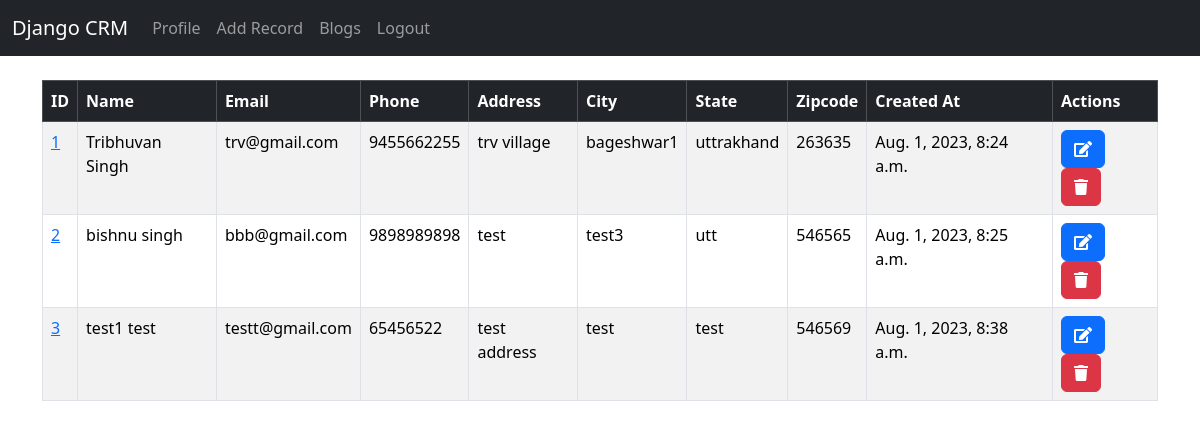
The app's page / (signed in) with its own data.
### website/models.py (models this page shows, shortened)
class Record(models.Model):
	created_at = models.DateTimeField(auto_now_add=True)
	first_name = models.CharField(max_length=50)
	last_name =  models.CharField(max_length=50)
	email =  models.CharField(max_length=100)
	phone = models.CharField(max_length=15)
	address =  models.CharField(max_length=100)
	city =  models.CharField(max_length=50)
	state =  models.CharField(max_length=50)
	zipcode =  models.CharField(max_length=20)

### website/views.py (the view)
# urls.py: 2. Add a URL to urlpatterns:  path('', views.home, name='home')
def home(request):
	records = Record.objects.all()
	if request.method == 'POST':
		username = request.POST['username']
		password = request.POST['password']
		user = authenticate(request, username=username, password=password)
		if user is not None:
			login(request, user)
			messages.success(request, "You Have Been Logged In!")
			return redirect('home')
		else:
			messages.success(request, "There Was An Error Logging In, Please Try Again...")
			return redirect('home')
	else:
		return render(request, 'home.html', {'records':records})

### website/templates/home.html (shortened to what this page needs)
{% extends 'base.html' %}
{% block content %}
{% if user.is_authenticated %}
<table class="table table-striped table-hover table-bordered">
    <thead class="table-dark">
        <tr>
            <th scope="col">ID</th>
            <th scope="col">Name</th>
            <th scope="col">Email</th>
            <th scope="col">Phone</th>
            <th scope="col">Address</th>
            <th scope="col">City</th>
            <th scope="col">State</th>
            <th scope="col">Zipcode</th>
            <th scope="col">Created At</th>
            <th scope="col">Actions</th>
        </tr>
    </thead>
    <tbody>
        {% if records %}
        {% for record in records %}
        <tr>
            <td><a href="{% url 'record' record.id %}">{{ record.id }}</a></td>
            <td>{{ record.first_name }} {{ record.last_name }}</td>
            <td>{{ record.email }}</td>
            <td>{{ record.phone }}</td>
            <td>{{ record.address }}</td>
            <td>{{ record.city }}</td>
            <td>{{ record.state }}</td>
            <td>{{ record.zipcode }}</td>
            <td>{{ record.created_at }}</td>
            <td>
            	<a href="{% url 'update_record' record.id %}" class="btn btn-primary btn-transparent"><i class="fas fa-edit"></i></a>
                <a href="{% url 'delete_record' record.id %}" class="btn btn-danger btn-transparent"><i class="fas fa-trash"></i></a>
            </td>
        </tr>
        {% endfor %}
        {% endif %}
    </tbody>
</table>
{% endif %}
{% endblock %}

### records on screen
Record: id "1", first_name "Tribhuvan", last_name "Singh", email "trv@gmail.com", phone "9455662255", address "trv village", city "bageshwar1", state "uttrakhand", zipcode "263635", created_at "Aug. 1, 2023, 8:24 a.m."
Record: id "2", first_name "bishnu", last_name "singh", email "bbb@gmail.com", phone "9898989898", address "test", city "test3", state "utt", zipcode "546565", created_at "Aug. 1, 2023, 8:25 a.m."
Record: id "3", first_name "test1", last_name "test", email "testt@gmail.com", phone "65456522", address "test address", city "test", state "test", zipcode "546569", created_at "Aug. 1, 2023, 8:38 a.m."
